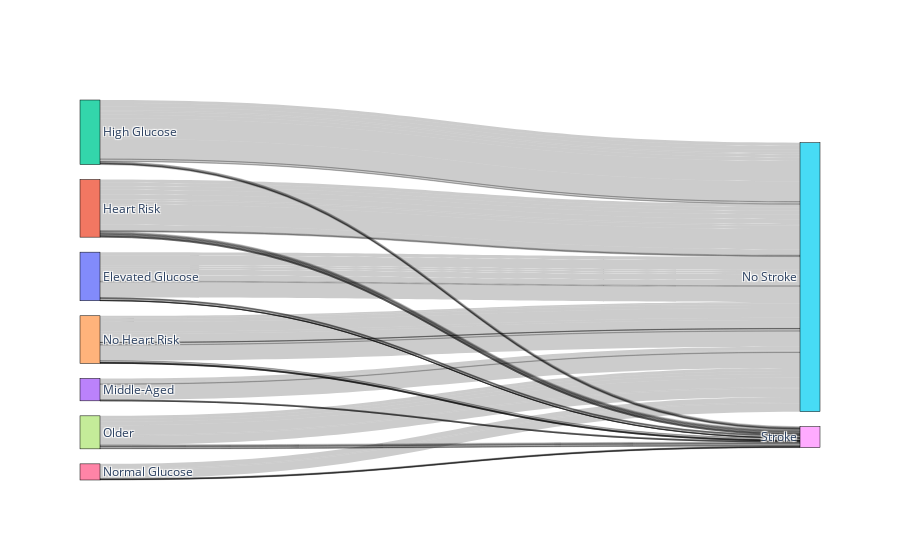

This figure's notebook cell:
### Code cell
import plotly.graph_objects as go
import pandas as pd

# Assuming your current DataFrame is named df_stroke

# Create bins for age
bins_age = [df_stroke['age'].min() - 1, 45, 65, df_stroke['age'].max() + 1]
labels_age = ['Younger', 'Middle-Aged', 'Older']
df_stroke['age_group'] = pd.cut(df_stroke['age'], bins=bins_age, labels=labels_age, right=False).astype(str)

# Create bins for avg_glucose_level
bins_glucose = [df_stroke['avg_glucose_level'].min() - 1, 100, 150, df_stroke['avg_glucose_level'].max() + 1]
labels_glucose = ['Normal Glucose', 'Elevated Glucose', 'High Glucose']
print(f"Glucose Bins: {bins_glucose}")
df_stroke['glucose_level'] = pd.cut(df_stroke['avg_glucose_level'], bins=bins_glucose, labels=labels_glucose, right=False).astype(str)

# Simplify heart risk
df_stroke['heart_risk_simplified'] = df_stroke['heart_risk'].map({0: 'No Heart Risk', 1: 'Heart Risk'}).astype(str)

# Create a Sankey Diagram
sankey_data = {
    'source': [],
    'target': [],
    'value': [],
    'label': []
}

# Nodes (unique categories)
nodes = sorted(list(df_stroke['age_group'].unique()) +
               list(df_stroke['glucose_level'].unique()) +
               list(df_stroke['heart_risk_simplified'].unique()) +
               ['Stroke', 'No Stroke'])
sankey_data['label'] = nodes

# Links (flows)
for age_group_val in df_stroke['age_group'].unique():
    for glucose_level_val in df_stroke['glucose_level'].unique():
        for heart_risk_val in df_stroke['heart_risk_simplified'].unique():
            for stroke_val in [0, 1]:
                count = len(df_stroke[
                    (df_stroke['age_group'] == age_group_val) &
                    (df_stroke['glucose_level'] == glucose_level_val) &
                    (df_stroke['heart_risk_simplified'] == heart_risk_val) &
                    (df_stroke['stroke'] == stroke_val)
                ])
                if count > 0:
                    sankey_data['source'].append(nodes.index(age_group_val))
                    sankey_data['source'].append(nodes.index(glucose_level_val))
                    sankey_data['source'].append(nodes.index(heart_risk_val))

                    if stroke_val == 1:
                        sankey_data['target'].append(nodes.index('Stroke'))
                    else:
                        sankey_data['target'].append(nodes.index('No Stroke'))

                    sankey_data['value'].append(count)

                    sankey_data['target'].append(nodes.index('Stroke') if stroke_val == 1 else nodes.index('No Stroke'))
                    sankey_data['source'].append(nodes.index(glucose_level_val))
                    sankey_data['value'].append(count)

                    sankey_data['target'].append(nodes.index('Stroke') if stroke_val == 1 else nodes.index('No Stroke'))
                    sankey_data['source'].append(nodes.index(heart_risk_val))
                    sankey_data['value'].append(count)

# Create the Sankey Diagram
fig = go.Figure(data=[go.Sankey(
    node=dict(
        pad=15,
        thickness=20,
        line=dict(color="black", width=0.5),
        label=sankey_data['label']
    ),
    link=dict(
        source=sankey_data['source'],
        target=sankey_data['target'],
        value=sankey_data['value']
    ))])

fig.show()

### Figure 1 — Plotly figure (JSON) as saved in the notebook; plotly's stock layout.template omitted (floating-point values rounded to 4 significant figures; data arrays with more than 128 entries replaced by an {"elided": "..."} marker saying what was removed)
{"data": [{"link": {"source": {"elided": "165 int values"}, "target": [5, 5, 5, 8, 8, 8, 5, 5, 5, 8, 8, 8, 5, 5, 5, 8, 8, 8, 5, 5, 5, 8, 8, 8, 5, 5, 5, 8, 8, 8, 5, 5, 5, 8, 8, 8, 5, 5, 5, 8, 8, 8, 5, 5, 5, 8, 8, 8, 5, 5, 5, 8, 8, 8, 5, 5, 5, 8, 8, 8, 5, 5, 5, 8, 8, 8, 5, 5, 5, 8, 8, 8, 5, 5, 5, 5, 5, 5, 5, 5, 5, 5, 5, 5, 8, 8, 8, 5, 5, 5, 8, 8, 8, 5, 5, 5, 8, 8, 8], "value": [109, 109, 109, 35, 35, 35, 126, 126, 126, 26, 26, 26, 57, 57, 57, 11, 11, 11, 103, 103, 103, 17, 17, 17, 123, 123, 123, 27, 27, 27, 342, 342, 342, 43, 43, 43, 79, 79, 79, 13, 13, 13, 174, 174, 174, 16, 16, 16, 47, 47, 47, 5, 5, 5, 298, 298, 298, 12, 12, 12, 127, 127, 127, 8, 8, 8, 718, 718, 718, 26, 26, 26, 8, 8, 8, 69, 69, 69, 12, 12, 12, 202, 202, 202, 2, 2, 2, 25, 25, 25, 1, 1, 1, 547, 547, 547, 5, 5, 5]}, "node": {"label": ["Elevated Glucose", "Heart Risk", "High Glucose", "Middle-Aged", "No Heart Risk", "No Stroke", "Normal Glucose", "Older", "Stroke", "Younger"], "line": {"color": "black", "width": 0.5}, "pad": 15, "thickness": 20}, "type": "sankey"}], "layout": {}}
